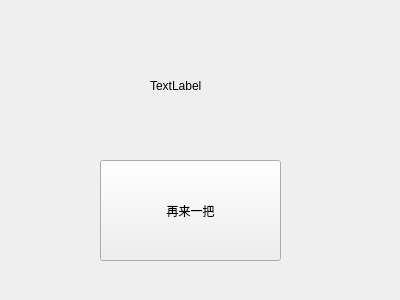
<?xml version="1.0" encoding="UTF-8"?>
<ui version="4.0">
 <class>End_window</class>
 <widget class="QWidget" name="End_window">
  <property name="geometry">
   <rect>
    <x>0</x>
    <y>0</y>
    <width>400</width>
    <height>300</height>
   </rect>
  </property>
  <property name="windowTitle">
   <string>END</string>
  </property>
  <widget class="QLabel" name="end_label">
   <property name="geometry">
    <rect>
     <x>150</x>
     <y>70</y>
     <width>71</width>
     <height>31</height>
    </rect>
   </property>
   <property name="text">
    <string>TextLabel</string>
   </property>
  </widget>
  <widget class="QPushButton" name="again_button">
   <property name="geometry">
    <rect>
     <x>100</x>
     <y>160</y>
     <width>181</width>
     <height>101</height>
    </rect>
   </property>
   <property name="text">
    <string>再来一把</string>
   </property>
  </widget>
 </widget>
 <resources/>
 <connections/>
</ui>
